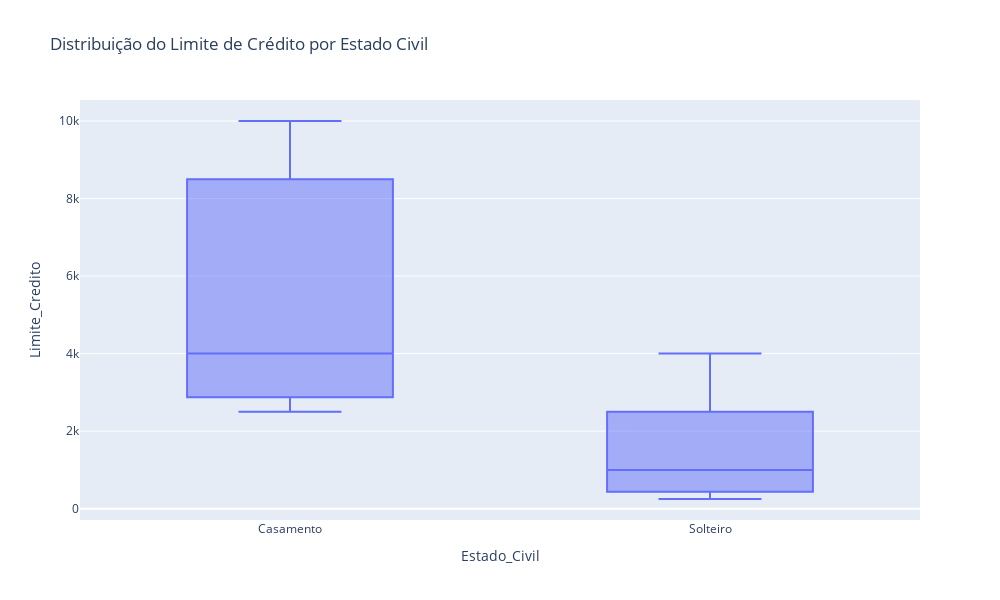

The notebook cell this image was saved under:
### Markdown cell above
1. Média (mean)
O que é: A média é o valor médio do limite de crédito dentro de cada grupo (casados e solteiros). Ela é calculada somando todos os valores e dividindo pelo número de elementos.
Interpretação:
Para os casados, o limite de crédito médio é 5500.
Para os solteiros, o limite de crédito médio é 1550.
Isso sugere que, em média, os casados têm limites de crédito significativamente mais altos do que os solteiros.

2. Desvio Padrão (std)
O que é: O desvio padrão mede a variabilidade ou dispersão dos dados em torno da média. Um valor mais alto indica que os dados estão mais dispersos em relação à média, e um valor mais baixo indica que os dados estão mais próximos da média.
Interpretação:
Para os casados, o desvio padrão é 3968.63, o que indica uma maior variabilidade nos limites de crédito. Ou seja, os limites de crédito dos casados variam bastante (alguns casados têm limites muito altos, enquanto outros têm limites mais baixos).
Para os solteiros, o desvio padrão é 1524.80, o que é menor, indicando que os limites de crédito dos solteiros são mais próximos da média, com menos variação em comparação com os casados.

3. Mínimo (min)
O que é: O valor mínimo é o limite de crédito mais baixo dentro do grupo.
Interpretação:
O limite de crédito mínimo para os casados é 2500.
O limite de crédito mínimo para os solteiros é 250.
Isso mostra que, para os solteiros, existem limites de crédito bem baixos, enquanto os casados têm um limite mínimo consideravelmente mais alto.

4. Máximo (max)
O que é: O valor máximo é o limite de crédito mais alto dentro do grupo.
Interpretação:
O limite de crédito máximo para os casados é 10000.
O limite de crédito máximo para os solteiros é 4000.
Isso sugere que o limite de crédito máximo para os casados é bem maior do que o máximo dos solteiros, indicando que os casados tendem a ter acesso a limites de crédito mais altos, em geral.

### Code cell
# Calcular a média e o desvio padrão do limite de crédito por estado civil
resumo = df.groupby('Estado_Civil')['Limite_Credito'].agg(['mean', 'std', 'min', 'max'])

plt.figure(figsize=(10, 6))
sns.boxplot(x='Estado_Civil', y='Limite_Credito', data=df)
plt.title('Distribuição do Limite de Crédito por Estado Civil')
plt.xlabel('Estado Civil')
plt.ylabel('Limite de Crédito')
plt.show()


fig = px.box(df, x='Estado_Civil', y='Limite_Credito',
title = 'Distribuição do Limite de Crédito por Estado Civil',
    width=1000,  # Define a largura do gráfico em pixels
    height=600 
)
fig.show()

### Figure 1 — Plotly figure (JSON) as saved in the notebook; plotly's stock layout.template omitted (floating-point values rounded to 4 significant figures)
{"data": [{"alignmentgroup": "True", "hovertemplate": "Estado_Civil=%{x}<br>Limite_Credito=%{y}<extra></extra>", "legendgroup": "", "marker": {"color": "#636efa"}, "name": "", "notched": false, "offsetgroup": "", "orientation": "v", "showlegend": false, "type": "box", "x": ["Casamento", "Casamento", "Solteiro", "Solteiro", "Casamento", "Solteiro", "Solteiro", "Solteiro"], "x0": " ", "xaxis": "x", "y": [2500, 4000, 4000, 1000, 10000, 2000, 500, 250], "y0": " ", "yaxis": "y"}], "layout": {"boxmode": "group", "height": 600, "legend": {"tracegroupgap": 0}, "title": {"text": "Distribuição do Limite de Crédito por Estado Civil"}, "width": 1000, "xaxis": {"anchor": "y", "autorange": true, "domain": [0, 1], "range": [-0.5, 1.5], "title": {"text": "Estado_Civil"}, "type": "category"}, "yaxis": {"anchor": "x", "autorange": true, "domain": [0, 1], "range": [-291.7, 10540.0], "title": {"text": "Limite_Credito"}, "type": "linear"}}}
